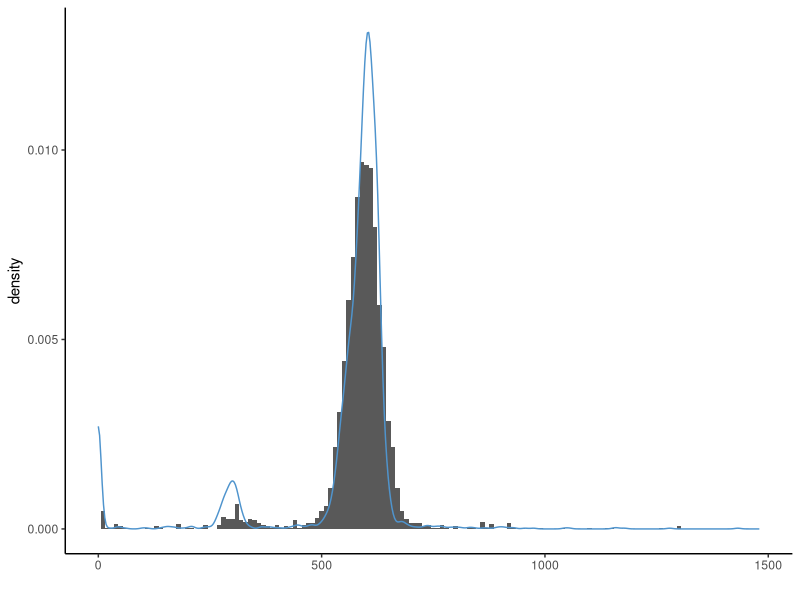
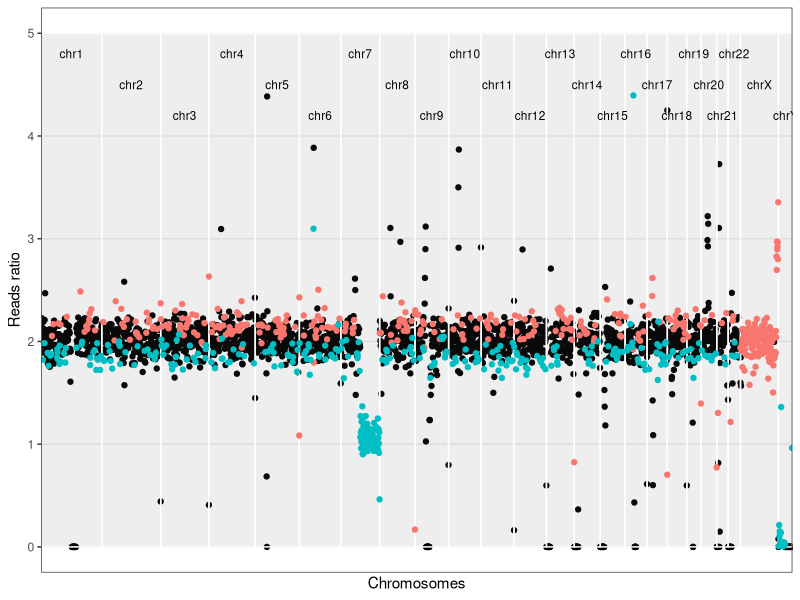
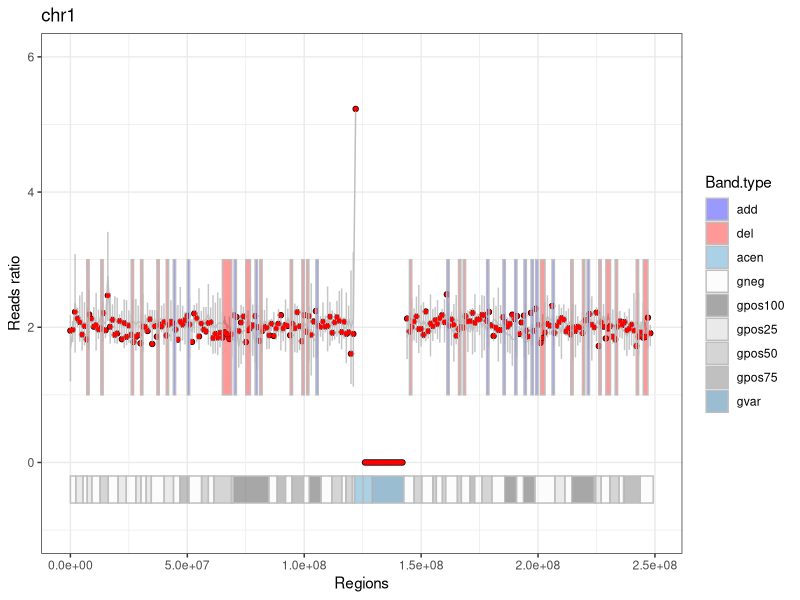
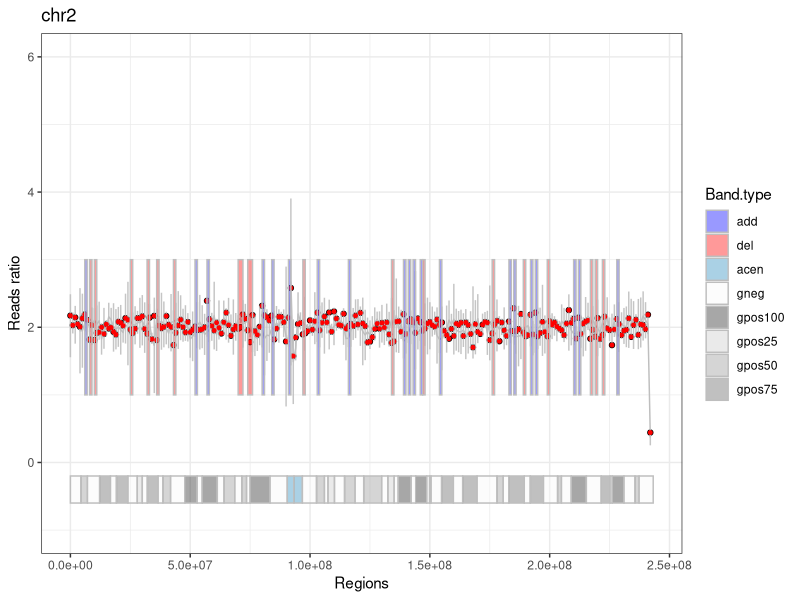
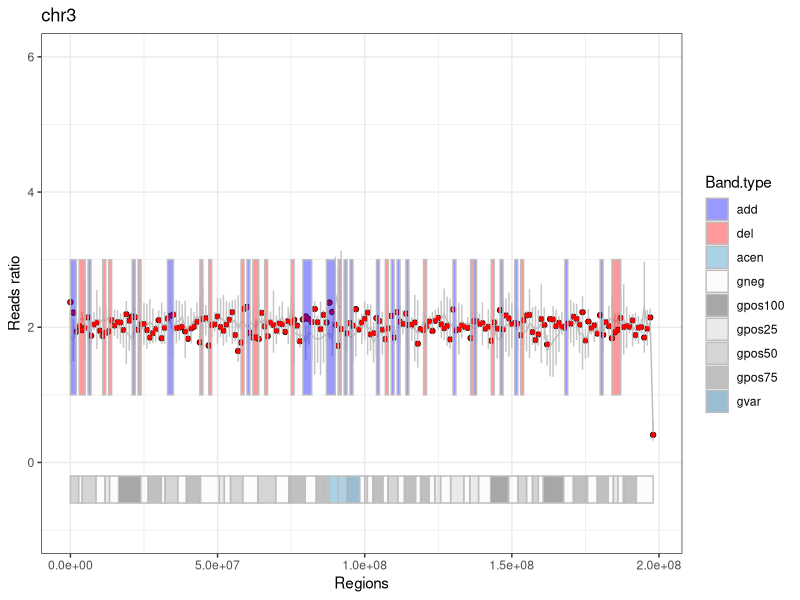
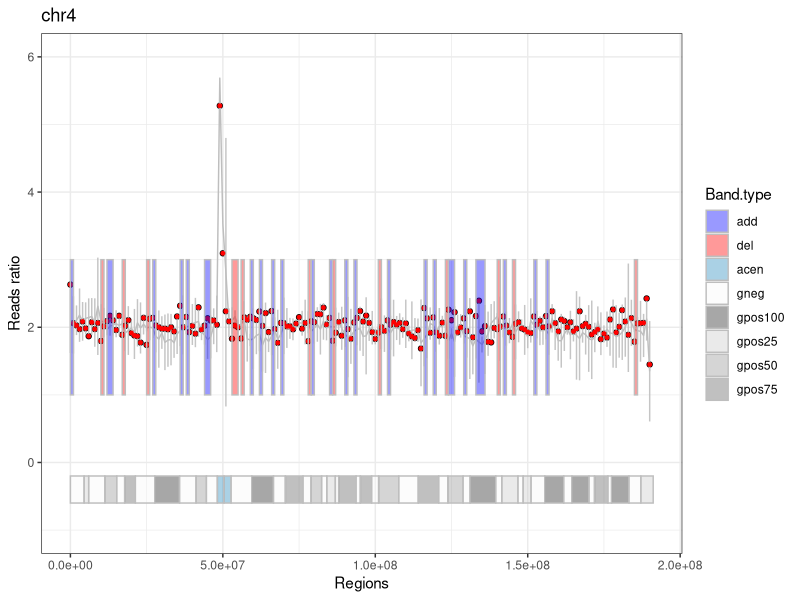
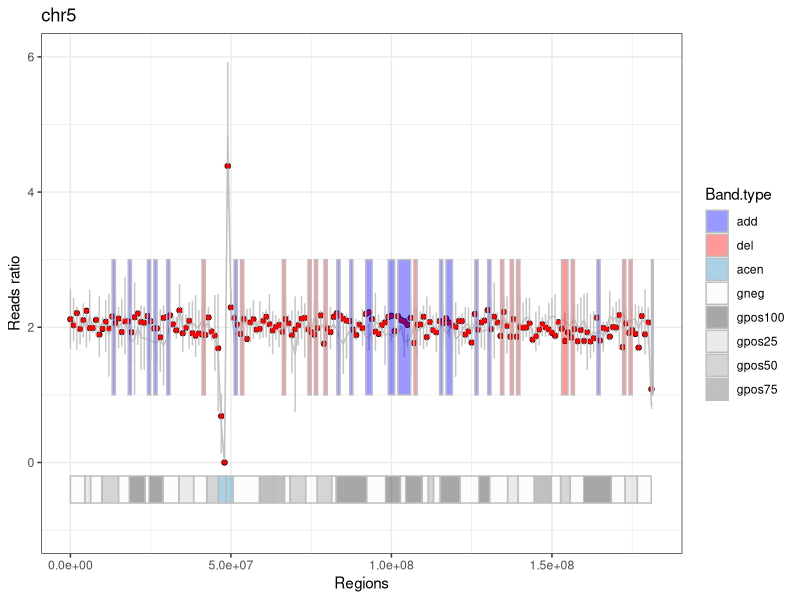
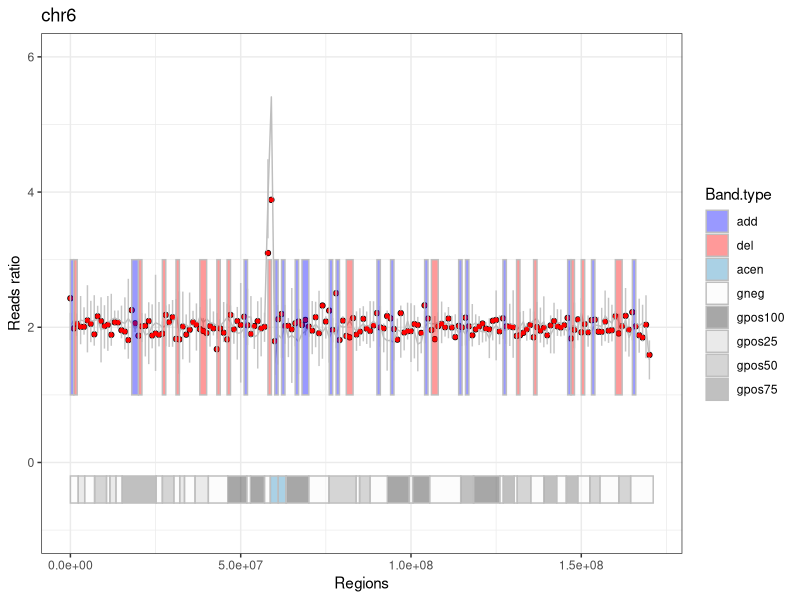

Recreate these plots in R, in order.
## ---- chunk 1
knitr::opts_knit$set(root.dir = "/media/vera/big_data/coriandR/output/98217.new.report")
knitr::opts_chunk$set(warning = FALSE, message = FALSE) 
## ---- chunk 2
patient.data = read.table("patient.data.tsv", stringsAsFactors = F)
patient_name = patient.data[1, 2]
gender = as.character(patient.data[2, 2])
## ---- chunk 3

# librarys
library(ggplot2)
library(knitr)


###################################################################################################
# VORBEREITEN
###################################################################################################

# SCHRITT 1
# Daten einlesen: Patient, PON, Giemsa-Bands, alle Gene und eine Auswahl der relevanten.

patient = read.table("patient.fc.tsv", header=TRUE, row.names = 1, stringsAsFactors = F) 
bin_data = read.table("pon.tsv", header=TRUE, row.names = 1, stringsAsFactors = F)
bin_data$Start = as.integer(bin_data$Start)
bin_data$End = as.integer(bin_data$End)
# pon wurde bereits erzuegt, normalisiert und mit den statistischenwerten versehen!

cytobands = read.table("../../tables/cytobands_sort.2.tsv", header=TRUE, sep = "\t", row.names = 1, stringsAsFactors = F)
  # die farben sind bereits enthalten!
cancer_genes = read.table("../../tables/cancer.driver.genes_unique.and.goi.aml.csv", header=TRUE, sep = "\t",
                          stringsAsFactors = F)
all_genes = read.table("../../tables/all_genes.tsv", header=TRUE, row.names = 1, stringsAsFactors = F)
all_genes$start = as.integer(all_genes$start)
all_genes$end = as.integer(all_genes$end)

## ---- chunk 4
cat(patient_name)
## ---- chunk 5
stats = read.table("mapping.stats.tsv", stringsAsFactors = F)
stats[nrow(stats) +1, ] = list(as.character("unique_mapped_pairs"), round(sum(patient[ , 6])/2))
#stats[nrow(stats) +1, ] = list(as.character("SAMPLE_ID"), patient_name)
stats[nrow(stats) +1, ] = list(as.character("gender"), gender)

stats[ , 1] = c("row read pairs", "average read length", "unique mapped pairs", "gender")

library(knitr)
kable(stats, digits = 0, col.names = NULL, align = "r")
## ---- chunk 6
#Histogramm mit density in ggplot2

ggplot(data = patient, mapping = aes(x = patient[ , 6])) +
         geom_histogram(aes(y = stat(density)), binwidth = 10) +
         geom_density(data = bin_data, aes(x = mean * median(patient[, 6], na.rm = TRUE)/2), color = "steelblue3") +
         xlim(0, median(patient[, 6])*2.5) +
         xlab(" ") +
         theme_classic()
## ---- chunk 7
# Histogramm mit R Base Graphik
#hist(patient[, 6], breaks=seq(0, max(patient[, 6]) + 10, by = 10), xlim = c(0, median(patient[, 6])*2.5))
#abline(v = c(0.5, 1, 1.5, 2) *median(patient[, 6]), col = 'red', lty = 2)
#axis(3, c(0.5, 1, 1.5, 2) *median(patient[, 6]), c(0.5, 1, 1.5, 2), line = 1, tick = F, col = 'red')
#dens <- density(bin_data[!is.na(bin_data$mean), "mean"]*median(patient[, 6]))

#lines(dens)

#patient$norm = patient[, 6] /median(patient[, 6])*2
#hist(patient$norm, breaks=seq(0, max(patient$norm) + 1, by = 0.02), xlim = c(0, 4))
#abline(v = c(1, 2, 3, 4), col = 'red', lty = 2)

## ---- chunk 8

# SCHRITT 2
# PON an das Geschlecht des Patienten anpassen
pon.gender.adjust = function(pon, gender) {
  if (gender == "M") {
    chrn = "chrX"
    pon.copy = pon[pon$Chr == "chrX_M", ]
    pon.copy$Chr = chrn
    pon = rbind(pon, pon.copy)
    
    chrn = "chrY"
    pon.copy = pon[pon$Chr == "chrY_M", ]
    pon.copy$Chr = chrn
    pon = rbind(pon, pon.copy)
    
    pon = pon[!(pon$Chr == "chrX_F" | pon$Chr == "chrY_F" | pon$Chr == "chrX_M" | pon$Chr == "chrY_M"), ]
  }
  
  else {
    chrn = "chrX"
    pon.copy = pon[pon$Chr == "chrX_F", ]
    pon.copy$Chr = chrn
    pon = rbind(pon, pon.copy)
    
    chrn = "chrY"
    pon.copy = pon[pon$Chr == "chrY_F", ]
    pon.copy$Chr = chrn
    pon = rbind(pon, pon.copy)
    
    pon = pon[!(pon$Chr == "chrX_F" | pon$Chr == "chrY_F" | pon$Chr == "chrX_M" | pon$Chr == "chrY_M"), ]
  }
}


# SCHRITT 3
# Die Patientendaten normalisieren
patient_normalization = function(patient, column_number) {
  # patient = tabelle der patienten
  # column_number = nummer der spalte mit deb patienten-bins
  # (bei einem patienten -> 6) 
  patient_norm <- patient[ , 1:5]
  #patient_norm$pat_bins <- patient[ , column_number] / sum(patient[ , column_number]) * (patient[1, 3] - patient[1, 2] + 1)
  patient_norm$pat_bins <- patient[ , column_number] / median(patient[ , column_number]) *2
  # eine neue tabelle mit den allgemeinen daten und den normalisierten patienten-bins
  # normalisierung basiert auf der automatischen erkennung der bin-laenge (differenz end und start der 1. bin)
  # ist also dynamisch
  return(patient_norm)
}

# SCHRITT 4
# Den Patienten als eine neue Spalte zu der PON-Tabelle hinzufügen
unite.data = function(pon, patient) {
  pon$patient = patient$pat_bins
  return(pon)
}

###################################################################################################
# RECHNEN
###################################################################################################

# SCHRITT 5
#Del/amp Bins detektieren
aberration.bins.identifier = function(bin_data, sd_factor) {
  bin_data$aberration = with(bin_data, factor(ifelse(patient < mean - sd_factor * sd, 'del', ifelse(patient > mean + sd_factor * sd, 'add', 'normal')), levels = c('normal', 'add', 'del')))
  return(bin_data)
}


# SCHRITT 6
# Abweichende Bins werden zu ganzen Regionen mit einer gemeinsamen Richtung
# (amplifiziert oder deletiert) zusammengefasst
# und in eine Tabelle hereingeschrieben
region_bring_together = function(bin_data, sd_factor) {
  # die funktion schaut alle chromosome (inkl. geschlechterchr) nach den over/under regionen durch
  # und gibt diese mit den start-/endpunkten in einer tabelle wieder
  regions = data.frame(Chr=character(), Start=integer(), End=integer(), Start.i=integer(), 
                        End.i=integer(), Direction=integer(), stringsAsFactors = F)
  last_chr = 'NULL'
  last_direction = 0 # 0 for normal, -1 for del, +1 for amp
  region_start = 0
  for (i in 1:nrow(bin_data)) {
    if(bin_data$Chr[i] != last_chr) {
      if(last_chr != 'NULL' & last_direction != 0) {
        regions[nrow(regions) + 1, ] = list(as.character(last_chr), bin_data$Start[region_start], 
                                            bin_data$End[i-1], region_start, i, last_direction)
        #eine region wird zugemacht, falls am ende eines chromosoms eine region noch offen war
      }
      last_direction = 0
      region_start = 0
      last_chr = bin_data$Chr[i]
    }

    direction = 0
    if(!is.na(bin_data$patient[i]) & (bin_data$patient[i] < bin_data$mean[i] - sd_factor * bin_data$sd[i])) {
      direction = -1
    } else if(!is.na(bin_data$patient[i]) & (bin_data$patient[i] > 
                                             bin_data$mean[i] + sd_factor * bin_data$sd[i])) {
      direction = +1
    }
    if (direction == last_direction) {
      next()
    }
    if (direction > last_direction) {
      if (last_direction == 0) {
        region_start = i
        # neue del oder amp region wird aufgemacht
      }
      else if (last_direction == -1) {
        regions[nrow(regions) + 1, ] = list(as.character(bin_data$Chr[i]), bin_data$Start[region_start], 
                                            bin_data$End[i-1], region_start, i-1, last_direction)
        # alte del region wird zugemacht
        if (direction == 1) {
          region_start = i
          # neue amp region wird aufgemacht
        }
      }
    } 
    else if (direction < last_direction) {
      if (last_direction == 0) {
        region_start = i
        # neue del region wird aufgemacht
      }
      else if (last_direction == 1) {
        regions[nrow(regions) + 1, ] = list(as.character(bin_data$Chr[i]), bin_data$Start[region_start], 
                                            bin_data$End[i-1], region_start, i-1, last_direction)
        # alte amp region wird zugemacht
        if (direction == -1) {
          region_start = i
          # neue del region wird aufgemacht
        }
      }
    }
    last_direction = direction
  }
  if(last_direction != 0) {
    regions[nrow(regions) + 1, ] = list(as.character(bin_data$Chr[i]), bin_data$Start[region_start], 
                                        bin_data$End[i-1], region_start, i, last_direction)
    #eine region wird zugemacht, falls bei dem allerletzten chromosom eine region noch offen war
  }
  return(regions)
}

###################################################################################################
# REPORTEN
###################################################################################################

# SCHRITT 7
# Die Regionen werden zu größeren Regionen zusammengefasst, deren Werte gegen die
# Werte des PONs an der gleichen Stelle geprüft werden
# Momentan noch 3*SD-Statistik.
region_merge = function(bin_data, regions, sd_factor) {
  regions_merged = data.frame(Chr=character(), Start=integer(), End=integer(), Start.i=integer(), 
                               End.i=integer(), Direction=factor(levels=c('add', 'del')),
                               stringsAsFactors = F)
  
  if(nrow(regions) < 2) return(regions_merged)
  
  regions_merged[1,] = list(as.character(regions$Chr[1]), 
                            regions$Start[1], 
                            regions$End[1],
                            regions$Start.i[1],
                            regions$End.i[1],
                            ifelse(regions$Direction[1]==1, 'add', 'del'))
  m = 1 #der zaehler in der tabelle "regions_merged"
  mean_region = 0
  mean_pon = 0
  sd_pon = 0
  
  for (r in 2:nrow(regions)) {
    if (regions_merged$Chr[m] != regions$Chr[r] | regions_merged$Direction[m] != regions$Direction[r]) {
      # mergen nur, wenn auf dem selben chr.
      regions_merged[nrow(regions_merged) + 1, ] = list(Chr=as.character(regions$Chr[r]), 
                                                        Start=regions$Start[r], 
                                                        End=regions$End[r],
                                                        Start.i=regions$Start.i[r],
                                                        End.i=regions$End.i[r],
                                                        Direction=ifelse(regions$Direction[r]==1, 'add', 'del'))
      # die region auf einem neuen chr oder mit einer anderen richtung zu der neuen tabelle hinzufuegen
      m = nrow(regions_merged)
      # das ist die region, von der aus betrachtet wird
      next
    }
    bin_start = regions_merged$Start.i[m]
    bin_end = regions$End.i[r]
    
    mean_region = mean(c(bin_data$patient[bin_start]:bin_data$patient[bin_end]), na.rm = TRUE)
    mean_pon = mean(c(bin_data$mean[bin_start:bin_end]), na.rm = TRUE)
    #die mittelwerte der betroffenen bins inkl. "normale" chr.abschnitte bei dem patienten und pon
    sd_pon <- mean(bin_data$sd[bin_start:bin_end])
    
    if (mean_region > mean_pon + sd_factor*sd_pon | mean_region < mean_pon - sd_factor*sd_pon) {
      # wenn die mittelwerte der betroffenen bins immer noch signifikant hoch/runter sind -> mergen
      regions_merged[m, ] = list(as.character(regions$Chr[r]), 
                                 regions_merged$Start[m], 
                                 regions$End[r],
                                 bin_start,
                                 bin_end,
                                 ifelse(regions$Direction[r]==1, 'add', 'del'))
    } 
    else {
      regions_merged[nrow(regions_merged) + 1, ] = list(Chr=as.character(regions$Chr[r]), 
                                                        Start=regions$Start[r], 
                                                        End=regions$End[r],
                                                        Start.i=regions$Start.i[r],
                                                        End.i=regions$End.i[r],
                                                        Direction=ifelse(regions$Direction[r]==1, 'add', 'del'))
    }
    m <- nrow(regions_merged)
  }
  return(regions_merged)
}


# SCHRITT 8
# Hier werden abweichende Banden aus den Bins detektiert
# Herausforderungen dabei ist, dass die Bins und die Bands in verschiedenen Schritten laufen,
# so kann eine Bande 100.000 Schritte haben
bins2bands = function(bin_data, cytobands, sd_factor) {
  last_chr = 'NULL'
  direction = 0 # die richtung der abweichenden bande (over, under)
  
  bands = data.frame(Chr=character(), Name=character(), Start=integer(), End=integer(),
                     Sum.pat=integer(),
                     Sum.pon=integer(), Direction=integer(),
                     stringsAsFactors = F)
  
  for (c in 1:nrow(cytobands)) {
    # Selektieren der Zeilen mit benötigten Eigenschften
    # hier gibt es mehrere faelle, da die schritte der bind und banden nicht gleich sind
    # und mehrere bins in einer bande sein koennen
    # bzw. auch  kleine bands in einer bin
    
    # die bedingung, dass die chromosome der banden und das patienten
    # gleich sind, muss immer erfuellt sein
    
    sel = as.character(bin_data$Chr) == as.character(cytobands$Chr[c]) &
      # fall 1: die bin ist kleiner als die band
      ((bin_data$Start >= cytobands$Start[c] & bin_data$End <= cytobands$End[c]) |
         # fall 2: die bin ist zwischen 2 bands, liegt aber eher in der betrachteten bin,
         # weil das ende von der bin naeher zum ende der band liegt, als der
         # anfang zum anfang der naechsten
         # die 2. bedingung wurde eingebaut, um zu verhindern, dass die bins vor der aktuellen
         # band mitselektiert werden
         ((bin_data$Start < cytobands$End[c]) &
            (bin_data$End > cytobands$Start[c]) &
            ((cytobands$End[c] - bin_data$Start) >= (bin_data$End - cytobands$End[c]))) |
         # fall 3: die bin ist zwischen 2 bands, liegt aber eher in der
         # betrachteten bin
         # weil der anfang von der bin naeher zum anfang der band liegt, als das ende
         ((bin_data$Start < cytobands$Start[c]) &
            ((bin_data$End - cytobands$Start[c]) > (cytobands$Start[c] - bin_data$Start))))
    # fall 4: die band ist kleiner als die bin,
    # dann greift die bedingung 2 oder 3, je nach werten
    
    band.pat = bin_data[sel, "patient"]
    #band.pon = colSums((bin_data[sel, grep(".bam", colnames(bin_data))]), na.rm = TRUE)
    band.pon = colSums((bin_data[sel, grep("V", colnames(bin_data))]), na.rm = TRUE)
    sum_pat = sum(band.pat, na.rm = TRUE)
    # summe der werte der bins in dieser band fuer den patienten
    sum_pon = mean(band.pon, na.rm = TRUE)
    # mittelwert der summe der bins in dem pon
    sd_bands = sd(band.pon, na.rm = TRUE)
    # standartabweichung fur die bins in der band
    if (sum_pat > sum_pon + sd_factor*sd_bands) {
      direction = +1 # die bande ist amp
    }
    else if (sum_pat < sum_pon - sd_factor*sd_bands) {
      direction = -1 # die bande ist del
    }
    
    bands[nrow(bands) + 1, ] = list(as.character(cytobands$Chr[c]),
                                    as.character(cytobands$Name[c]),
                                    cytobands$Start[c],
                                    cytobands$End[c],
                                    sum_pat,
                                    sum_pon,
                                    direction)
    direction = 0
  }
  return(bands)
}


# SCHRITT 9
# Hier werden Banden zusammengefasst und fuer den Report vorbereitet
karyotype = function(bands) {
  suspected_bands = bands[bands$Direction != 0, ]
  
  # bands mergen, wie bei den regions, nur ohne statistische validierung
  suspected_bands$last_Name = suspected_bands$Name
  karyotype_to_report = suspected_bands[1, ]
  
  karyotype_to_report$Aberration = NA
  if(nrow(suspected_bands) < 2) return(karyotype_to_report)
  
  k = 1
  # der zaehler in der tabelle karyotype_to_report
  for (s in 2:nrow(suspected_bands)) {
    if (karyotype_to_report$Chr[k] == suspected_bands$Chr[s] &
        karyotype_to_report$Direction[k] == suspected_bands$Direction[s] &
        karyotype_to_report$End[k] == suspected_bands$Start[s]) {
      karyotype_to_report$last_Name[k] = suspected_bands$Name[s]
      karyotype_to_report$End[k] = suspected_bands$End[s]
      next
    }
    else {
      karyotype_to_report[nrow(karyotype_to_report) +1, ] = suspected_bands[s, ]
      # die bande auf einem neuen chr oder mit einer anderen richtung hinzufuegen
      k = nrow(karyotype_to_report)
      # das ist jetzt die bande, von der aus betrachtet wird
    }
  }
  
  for (a in 1:nrow(karyotype_to_report)) {
    karyotype_to_report[a, "Aberration"] = as.character(paste0(karyotype_to_report$Direction[a], "(",
                                                               suspected_bands$Chr[a], ")(",
                                                               suspected_bands$Name[a],
                                                               suspected_bands$last_Name[a], ")"))
  }
  
  karyotype_to_report$Aberration = as.character(paste0(ifelse(karyotype_to_report$Direction == 1, "add", "del"), "(",
                                                       sub("chr", "", karyotype_to_report$Chr), ")(",
                                                       karyotype_to_report$Name,
                                                       karyotype_to_report$last_Name, ")"))
  return(karyotype_to_report)
}


# SCHRITT 10
# Die Gene, die in den abweichenden Banden liegen, werden detektiert
# und an eine Tabelle übergeben
genes_finder = function(bin_data, all_genes, cancer_genes, sd_factor) {
  suspected_bins <- data.frame(Chr=character(), Start=integer(), End=integer(), Bin=integer(),
                               Aberration=character(), stringsAsFactors = F)
  # Hier werden alle Bins gespeichert, die von pon_mean +/- 3*SD abweichen
  g=0
  for (g in 1:nrow(bin_data)) {
    if (!is.na(bin_data$patient[g]) &
        (bin_data$patient[g] < (bin_data$mean[g] - sd_factor * bin_data$sd[g]))) {
      suspected_bins[nrow(suspected_bins) + 1, ] = list(as.character(bin_data$Chr[g]), 
                                                        bin_data$Start[g], 
                                                        bin_data$End[g],
                                                        bin_data$patient[g],
                                                        as.character("del"))
    }
    
    else if (!is.na(bin_data$patient[g]) &
             (bin_data$patient[g] > (bin_data$mean[g] + sd_factor * bin_data$sd[g]))) {
      suspected_bins[nrow(suspected_bins) + 1, ] = list(as.character(bin_data$Chr[g]), 
                                                        bin_data$Start[g], 
                                                        bin_data$End[g],
                                                        bin_data$patient[g],
                                                        as.character("amp"))
    }
  }

  special_genes = all_genes[all_genes$symbol %in% cancer_genes$genes,]
  special_genes$aberration = 'norm'
  special_genes$found = 0
  
  for(i in 1:nrow(special_genes)) {
    bins = suspected_bins[suspected_bins$Chr == special_genes$chr[i] & (suspected_bins$Start <= special_genes$start[i] & special_genes$start[i] <= suspected_bins$End |
                                                                          suspected_bins$Start <= special_genes$end[i] & special_genes$end[i] <= suspected_bins$End),]
    if(nrow(bins) == 0) {next}
    special_genes$found[i] = 1
    if(all(bins$Aberration == 'amp')) {special_genes$aberration[i] = 'amp'}
    if(all(bins$Aberration == 'del')) {special_genes$aberration[i] = 'del'}
  }

  reported_genes = special_genes[special_genes$found == 1 & (special_genes$aberration == "amp" | special_genes$aberration == "del"), ]

  return(reported_genes)
}


# SCHRITT 11
# Diese Funktion soll die Plots generieren. Bestandteile des Plots zur Zeit sind:
# 1) Punkte aus den gemappten Patientendaten
# 2) Eine Linie fuer die PON-Daten
# 3) Errorbar fuer 3*SD der PON-Daten an dieser Stelle
# 4) Del/amp Regionen
# 5) Ein Ideogram zur besseren raemlichen Orientierung fuer die Kliniker


plot_bins_regions_ideogram <- function(bin_data, cytobands, region_merged,
                                       chrn, sd_factor) {

  x <- bin_data[bin_data$Chr == chrn, "Start"]
  y <- bin_data[bin_data$Chr == chrn, "patient"]
  plot_patient <- qplot(x, y, ylim=c(-1, 6)) +
                  geom_line(aes(x = bin_data[bin_data$Chr == chrn, "Start"],
                                y = bin_data[bin_data$Chr == chrn, "mean"]),
                                color = "gray", linetype = "solid") +
                  geom_errorbar(aes(x = bin_data[bin_data$Chr == chrn, "Start"],
                                    ymin = bin_data[bin_data$Chr == chrn, "mean"] - 
                                    sd_factor * bin_data[bin_data$Chr == chrn, "sd"], 
                                    ymax = bin_data[bin_data$Chr == chrn, "mean"] + 
                                    sd_factor * bin_data[bin_data$Chr == chrn, "sd"]),
                                width=0.1, color = "gray", alpha = 0.9, na.rm = TRUE) +
    # na.rm = TRUE bedeutet, dass die fehlenden Werte keine fehlermeldungen mehr verursachen
    
                  geom_point(aes(x = x, y = bin_data[bin_data$Chr == chrn, "patient"]),
                                 shape = 19, color = "red", size = 1) +
    #das eigentliche ideogram
                  geom_rect(data = cytobands[cytobands$Chr == chrn, ],
                            stat = "identity", position = "identity",
                    aes(NULL, NULL, xmin = Start, xmax = End, fill = Band.type),
                        ymin = -0.6, ymax = -0.2, color = "gray", size = 0.5, alpha = 0.4) +
                  scale_fill_manual(values=c("acen" = "#2b8cbe", "gneg" = "#f7f7f7",
                                             "gpos100" = "#252525", "gpos25" = "#cccccc",
                                             "gpos50" = "#969696", "gpos75" = "#636363",
                                             "gvar" = "#045a8d", "stalk" = "#be8c2b",
                                             "add" = "blue", "del" = "red")) +
    
    # die regione einzeichnen
                  geom_rect(data = region_merged[region_merged$Chr == chrn,],
                            aes(NULL, NULL, xmin = Start, xmax = End, fill = Direction),
                                ymin = 1,
                                ymax = 3,
                                color = "gray", size = 0.5, alpha = 0.4) +
    
                  theme_bw() +
                  labs(title = chrn, x = "Regions", y = "Reads ratio")
  print(plot_patient)
  return(plot_patient)
}


# SCHRITT 12
# Eine Schleife, um die Plots für alle Chromosomen zu erstellen
# und diese in einem neuen Ordner zu speichern
create.plots <- function(path.output, patient_name, bin_data, cytobands, region_merged, sd_factor) {
  
  setwd(path.output)
  dir.create(paste0("Patient.", patient_name))
  setwd(paste0("Patient.", patient_name))
  
  chrn= "chr0"
  for (chrn in unique(bin_data$Chr)) {
    plot_patient = plot_bins_regions_ideogram(bin_data, cytobands, region_merged,
                                              chrn, sd_factor)
    ggsave(filename = paste0("Plot.", chrn, ".png"))
  }
}


# SCHRITT 15
# Plot Uebersicht ueber alle Chromosomen nebeneinander
# Die Bins als Punkte, keine PON-Daten
# Patienten-Daten normalisiert auf 0
# Die Y-Achse geht von 1 bis -1
# Die amp/del Bins weichen nach obenm oder unten ab, sind farblich markiert
# Duenne graue Linien am Ende jedes Chromosoms
# Die X-Achse als die Koordinaten im ganzen Genom
# Unterhalb der X-Achse die Chromosomen-Nummern
# Eine Amplifikation hat mehr Gen-Kopien als Gain, diese Aufteilung (siehe Fig. 1 im iCHORcna Paper)
# sollte auch von uns beibehalten werden.
plot_genome_wide_cnv = function(bin_data) {
  # eine Tabelle mit den globalen Koordinaten fuer alle Chromosomen
  coordinates_genome_wide <- data.frame(Chr=character(), Start=integer(), End=integer(), Offset=integer(),
                                        stringsAsFactors = F)
  for (w in unique(bin_data$Chr)) {
    coordinates_genome_wide[nrow(coordinates_genome_wide) + 1, ] = list(as.character(w),
                                                                        0,
                                                                        0,
                                                                        0)
  }

  # die Koordinaten fuer die Enden setzen
  coordinates_genome_wide[ , "End"] = sapply(coordinates_genome_wide$Chr, function (c) max(bin_data[bin_data$Chr == c, "End"]))
  # die versetzten Koordinaten setzen - so entstehen globale Koordinaten
  # coordinates_genome_wide[ , 4] = cumsum(1:(nrow(coordinates_genome_wide)-1))
  coordinates_genome_wide[ , "Offset"] = cumsum(as.numeric(coordinates_genome_wide[ , "End"]))
  coordinates_genome_wide[ , "Offset"] = c(0, coordinates_genome_wide[(1:nrow(coordinates_genome_wide)-1), "Offset"])
  coordinates_genome_wide[ , "global_End"] = cumsum(as.numeric(coordinates_genome_wide[ , "End"]))
  
  for (z in 1:nrow(coordinates_genome_wide)) {
    coordinates_genome_wide[z, "median"] = (coordinates_genome_wide[z, "Offset"] + coordinates_genome_wide[z, "global_End"])/2
  }
  
  bin_data$Offset = sapply(bin_data$Chr, function(c) coordinates_genome_wide$Offset[coordinates_genome_wide$Chr == c])
  bin_data$global_Start = bin_data$Start+bin_data$Offset
  # die koordinaten fuer die bins sind damit festgelegt, die vorbereitung ist abgeschlossen

  # ein Plot ohne farbige Punkte
  plot_all_chromosomes <- qplot(global_Start, patient, 
                                data = bin_data[bin_data$aberration == "normal", ], ylim=c(0, 5)) +
                          geom_rect(data = coordinates_genome_wide,
                                aes(NULL, NULL, xmin = Offset, xmax = global_End,
                                    ymin = 0,
                                    ymax = 5),
                                color = "white", size = 0.5, alpha = 0.1) +
                          geom_text(data = coordinates_genome_wide,
                                    aes(x = median, y = c(4.8, 4.5, 4.2, 4.8, 4.5, 4.2, 4.8, 4.5, 4.2, 4.8, 4.5, 4.2, 4.8, 4.5, 4.2, 4.8, 4.5, 4.2, 4.8, 4.5, 4.2, 4.8, 4.5, 4.2) , label = Chr), size = 3) +
                          theme_bw() +
                          theme(panel.grid.minor=element_blank(), axis.text.x = element_blank(), legend.position="none") +
                          scale_x_discrete(breaks = coordinates_genome_wide[ , "Offset"],
                                           labels = coordinates_genome_wide[ , "Chr"]) +
                          labs(x = "Chromosomes", y = "Reads ratio")
  
  # hier brauchen wir eine Bedingung fuer die Gesunden, die keine Aberrationen aufweisen

  if (nrow(bin_data[bin_data$aberration == "add", ]) < 1) {
    # wenn gar keine Auffaelligkeiten, dann ein Plot ohne farbige Punkte
    if (nrow(bin_data[bin_data$aberration == "del", ]) < 1) {
      return(plot_all_chromosomes)
    }
    # wenn Deletionen ohne Amplifikationen vorhanden sind, dann del Punkte zeichnen
    plot_all_chromosomes <- plot_all_chromosomes +
                              geom_point(data = bin_data[bin_data$aberration == "del", ], 
                                aes(x = bin_data[bin_data$aberration == "del", "global_Start"], 
                                y = bin_data[bin_data$aberration == "del", "patient"], color = "orange"))
    return(plot_all_chromosomes)
  }
  
  if (nrow(bin_data[bin_data$aberration == "del", ]) < 1) {
    # wenn Amplifikationen ohne Deletionen, dann add Punkte plotten
    plot_all_chromosomes <- plot_all_chromosomes +
                            geom_point(data = bin_data[bin_data$aberration == "add", ], 
                             aes(x = bin_data[bin_data$aberration == "add", "global_Start"], 
                             y = bin_data[bin_data$aberration == "add", "patient"], color = "blue"))
    return(plot_all_chromosomes)
  }
  
  if ((nrow(bin_data[bin_data$aberration == "del", ]) > 0) & 
      (nrow(bin_data[bin_data$aberration == "add", ]) > 0)) {
    plot_all_chromosomes <- plot_all_chromosomes +
                            geom_point(data = bin_data[bin_data$aberration == "add", ], 
                             aes(x = bin_data[bin_data$aberration == "add", "global_Start"], 
                             y = bin_data[bin_data$aberration == "add", "patient"], color = "blue")) +
                            geom_point(data = bin_data[bin_data$aberration == "del", ], 
                                aes(x = bin_data[bin_data$aberration == "del", "global_Start"], 
                                y = bin_data[bin_data$aberration == "del", "patient"], color = "orange"))
    return(plot_all_chromosomes)
      }
}
## ---- chunk 9
bin_data = pon.gender.adjust(bin_data, gender)
patient = patient_normalization(patient, 6)
bin_data = unite.data(bin_data, patient)
sd_factor = 3
bin_data = aberration.bins.identifier(bin_data, sd_factor)

regions = region_bring_together(bin_data, sd_factor)
region_merged = region_merge(bin_data, regions, sd_factor)

bands = bins2bands(bin_data, cytobands, sd_factor)
karyotype_to_report = karyotype(bands)

reported_genes = genes_finder(bin_data, all_genes, cancer_genes, sd_factor)

# create.plots(path.output, patient_name, bin_data, cytobands, region_merged, sd_factor)
plot_all_chromosomes = plot_genome_wide_cnv(bin_data)
## ---- chunk 10
kable(karyotype_to_report$Aberration, col.names = NULL, align = "l", "html")

## ---- chunk 11
kable(reported_genes[ , 1:6], align = "l")
## ---- chunk 12
plot_all_chromosomes
## ---- chunk 13

chrn= "chr0"
  for (chrn in unique(patient$Chr)) {
    plot_patient = plot_bins_regions_ideogram(bin_data, cytobands, region_merged,
                                              chrn, sd_factor)
  }
